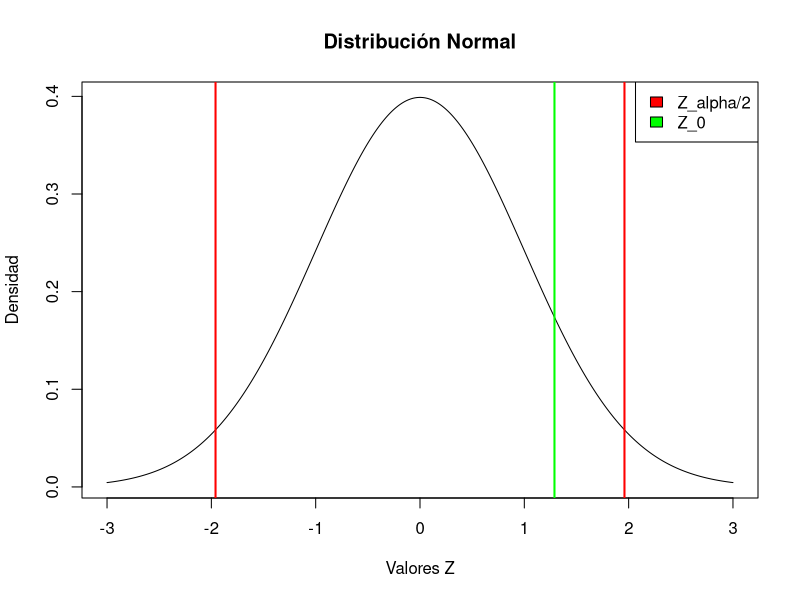

Write R code to recreate this figure.
## ---- chunk 1

#La primera muestra de anuncios de revistas colombianas, de 203, 52 eran de deportes

p1 <- (52/203)
p1

#La primera muestra de anuncios de revistas brasilera, de 270, 56 eran de deportes

p2 <- (56/270)
p2
## ---- chunk 2

x_valores = seq(-3, 3, length=1000)
plot(x_valores, dnorm(x_valores), type="l", ylab="Densidad", xlab="Valores Z", main="Distribución Normal")

valor_Z_0 = 1.289          
abline(v = valor_Z_0, col = "green", lwd = 2)


valor_critico_inf = -1.96  
abline(v = valor_critico_inf, col = "red", lwd = 2)


valor_critico_sup = 1.96  
abline(v = valor_critico_sup, col = "red", lwd = 2)

legend("topright", legend=c("Z_alpha/2", "Z_0"), 
       fill=c("red","green"))
## ---- chunk 3

N1 <- 203
X1 <- 52

N2 <-270
X2 <-56
## ---- chunk 4
Z <- prop.test(x= c(X1,X2), n = c(N1,N2), alternative = "two.sided")
print(Z)
